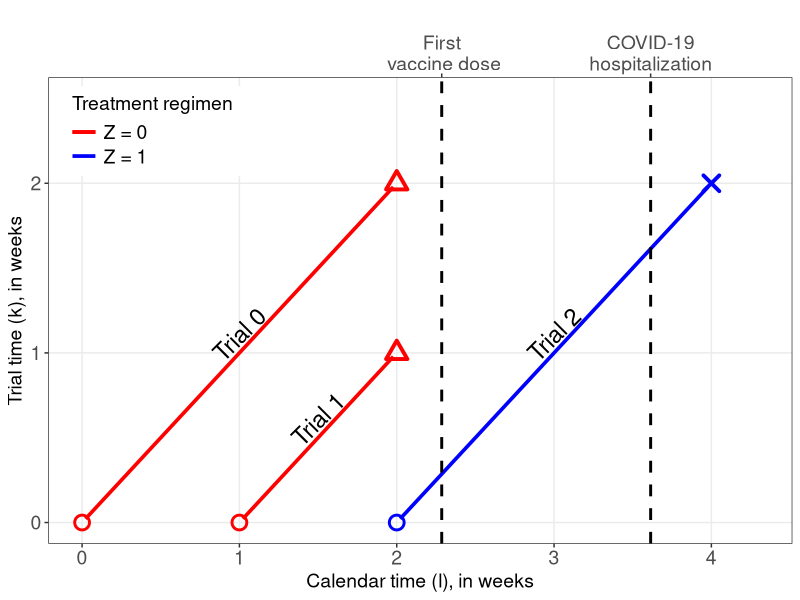

Write the R code that produced this figure.
library("tidyverse")
library("patchwork")

gg_color_hue <- function(n) {
  hues = seq(15, 375, length = n + 1)
  hcl(h = hues, l = 65, c = 100)[1:n]
}

addline_format <- function(x,...){
  gsub('\\s','\n',x)
}

# See this webpage for an example 
# https://maartenbijlsma.com/2017/11/25/homage-to-the-lexis-diagram-april-23-2013/
calendarTime <- c(0:6)
trialTime <- c(0:6)
m <- data.frame(calendarTime, trialTime)
labels <- data.frame(x = 1, y = 3:1, family = c("sans", "serif", "mono"))

lexis <- ggplot() + theme_bw() + 
  geom_blank(data = m, aes(x = .data$calendarTime, y = .data$trialTime)) + 
  # Trial 0 line
  geom_segment(lineend="square" ,size=1.25, aes(x = 0.03, y = 0.03, xend = 1.97, yend = 1.97, colour = "Z = 0")) +
  geom_point(aes(x=0, y=0), colour="red", shape=1, size=4, stroke=1.5) +
  geom_point(aes(x=2, y=2), colour="red", shape=2, size=4, stroke=2) +
  # Trial 1 line
  geom_segment(lineend="square" ,size=1.25, aes(x = 1.03, y = 0.03, xend = 1.97, yend = 0.97, colour = "Z = 0")) +
  geom_point(aes(x=1, y=0), colour="red", shape=1, size=4, stroke=1.5) +
  geom_point(aes(x=2, y=1), colour="red", shape=2, size=4, stroke=2) +
  # Trial 2 line
  geom_segment(lineend="square" ,size=1.25, aes(x = 2.03, y = 0.03, xend = 3.97,
                                                yend = 1.97, colour = "Z = 1")) +
  geom_point(aes(x=2, y=0), colour="blue", shape=1, size=4, stroke=1.5) +
  geom_point(aes(x=4, y=2), colour="blue", shape=4, size=4, stroke=2) +
  
  scale_x_continuous(breaks = c(0:4), limits=c(0,4.3), labels=c(0:4), 
                     minor_breaks = seq(0, 4, 1), 
                     sec.axis = dup_axis(breaks = c(2.286,3.614), labels=c("First\n vaccine dose",
                                                                           addline_format("COVID-19 hospitalization")), name = "")) +
  scale_y_continuous(breaks = c(0:2), limits=c(0,2.5), labels=c(0:2) ,
                     minor_breaks = seq(0, 2, 1)) +
  geom_vline(xintercept =2.286, size = 1, linetype=2) +
  geom_vline(xintercept =3.614, size = 1, linetype=2) + 
  scale_color_manual(labels=c(substitute(paste(Z, " = 0")),
                              substitute(paste(Z, " = 1"))), values=c("red", "blue")) +
  
  labs(x="Calendar time (l), in weeks", y="Trial time (k), in weeks") +
  theme(text = element_text(size = 14), legend.position=c(.14,.8853),
        axis.text.x.top= element_text(size = 14),
        axis.text.x.bottom= element_text(size = 14),
        # axis.text.y.top= element_text(size = 24),
        axis.text.y= element_text(size = 14),
        legend.text = element_text(size = 14)) +
  labs(colour = "Treatment regimen") + 
  annotate("text",x=1,y=1.11, label="Trial 0", angle=45, size=6) +
  annotate("text",x=1.5,y=.61, label="Trial 1", angle=45, size=6) +
  annotate("text",x=3,y=1.11, label="Trial 2", angle=45, size=6) 

G_j <- c("1","1","1","0","0")
E_j <- c(0,0,0,0,1)
Z_j <- c("0","0","1","-","-")
j <- c(0:4)
DataDf <- data.frame(j,G_j, Z_j)
DataDf %>% 
  pivot_longer(c(G_j, Z_j), names_to = "layer", values_to = "label") 
p2 <- DataDf %>% 
  pivot_longer(c(G_j, Z_j), names_to = "layer", values_to = "label") %>%
  ggplot(aes(x = j)) +
  geom_text(aes(y = factor(layer, levels = c("Z_j", "G_j")), label = label),
            size = 4.5) +
  labs(y = "Data", x = NULL, size =5) +
  scale_x_continuous( limits=c(0,4.3)) +
  scale_y_discrete( labels=c(expression("Z"[j]), 
                             expression("G"[j])
                             )) +
  theme_gray() +
  theme(axis.line = element_blank(), axis.ticks = element_blank(), axis.text.x = element_blank(),
        axis.text.y= element_text(size = 14, face="bold"),
        panel.grid = element_blank(), strip.text = element_blank(), 
        axis.title.y= element_text(size = 14),
        ) 

lexis